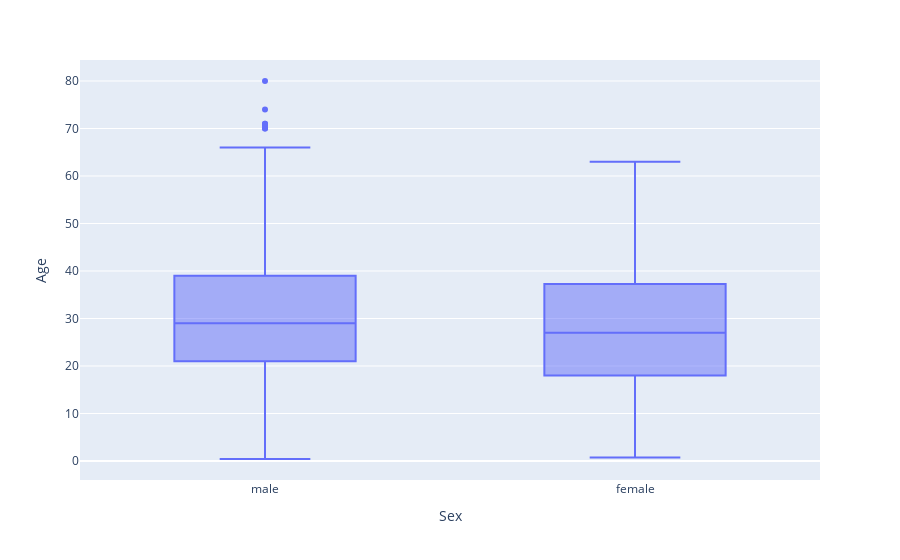

Here is the notebook cell this chart was saved with:
### Markdown cell above
## Categorical -> Continious Plot

### Code cell
fig = px.box(df,x="Sex", y="Age")
fig.show()

### Figure 1 — Plotly figure (JSON) as saved in the notebook; plotly's stock layout.template omitted (floating-point values rounded to 4 significant figures; data arrays with more than 128 entries replaced by an {"elided": "..."} marker saying what was removed)
{"data": [{"alignmentgroup": "True", "hovertemplate": "Sex=%{x}<br>Age=%{y}<extra></extra>", "legendgroup": "", "marker": {"color": "#636efa"}, "name": "", "notched": false, "offsetgroup": "", "orientation": "v", "showlegend": false, "type": "box", "x": {"elided": "891 str values"}, "x0": " ", "xaxis": "x", "y": {"elided": "891 float values"}, "y0": " ", "yaxis": "y"}], "layout": {"boxmode": "group", "legend": {"tracegroupgap": 0}, "margin": {"t": 60}, "xaxis": {"anchor": "y", "domain": [0, 1], "title": {"text": "Sex"}}, "yaxis": {"anchor": "x", "domain": [0, 1], "title": {"text": "Age"}}}}
